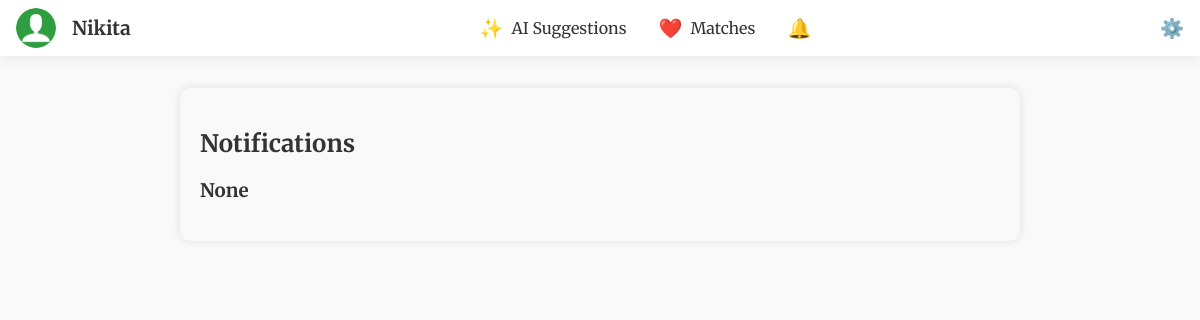
The page /notifications (signed in) on the database as committed earlier.
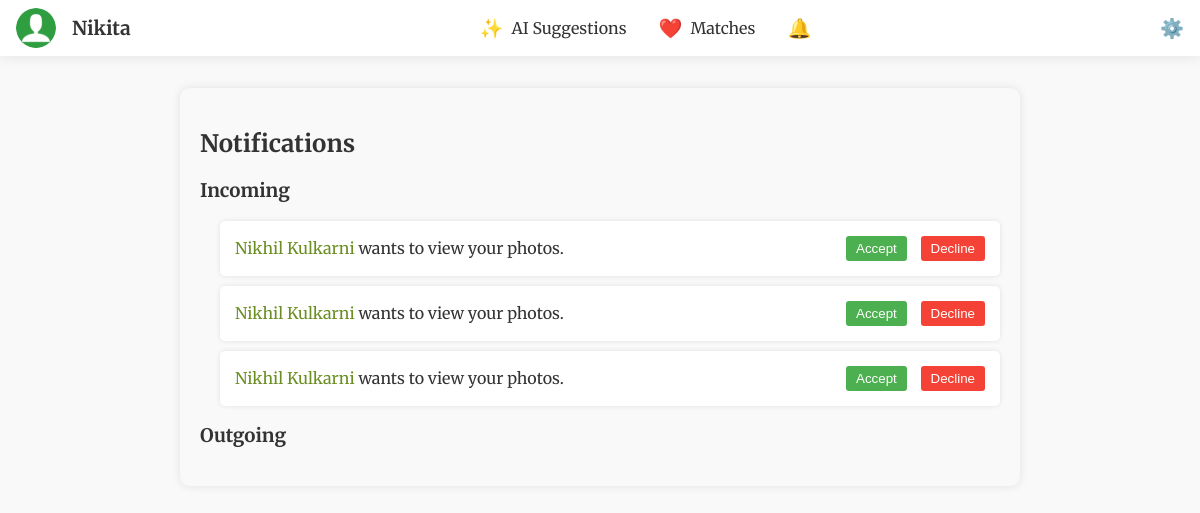
The same page on the database as committed later.
### tables this page shows
CREATE TABLE "photo_reveals" (
	"id"	INTEGER,
	"requester_id"	INTEGER,
	"requestee_id"	INTEGER,
	"status"	TEXT DEFAULT 'pending',
	"message"	TEXT,
	FOREIGN KEY("requestee_id") REFERENCES "users"("id"),
	FOREIGN KEY("requester_id") REFERENCES "users"("id"),
	PRIMARY KEY("id" AUTOINCREMENT)
);

CREATE TABLE "users" (
	"id"	INTEGER,
	"username"	TEXT NOT NULL UNIQUE,
	"password"	TEXT NOT NULL,
	"about"	TEXT,
	"name"	TEXT,
	"age"	INTEGER,
	"gender"	TEXT,
	"looking_for"	TEXT,
	"location"	TEXT,
	"latitude"	REAL,
	"longitude"	REAL,
	"email"	TEXT,
	"tel"	TEXT,
	"instagram"	TEXT,
	"telegram"	TEXT,
	PRIMARY KEY("id" AUTOINCREMENT)
);

### app.py (the view)
@app.route('/notifications')
def notifications():
    if 'user_id' not in session:
        return redirect(url_for('login'))
    user_id = session['user_id']
    conn = get_db_connection()
    photo_reveals = conn.execute('''
        SELECT photo_reveals.requester_id, users.username, users.name, photo_reveals.status
        FROM photo_reveals
        JOIN users ON photo_reveals.requester_id = users.id
        WHERE photo_reveals.requestee_id = ? AND photo_reveals.status = 'pending'
    ''', (user_id,)).fetchall()
    contact_shares = conn.execute('''
        SELECT contact_shares.requester_id, users.username, users.name, contact_shares.status
        FROM contact_shares
        JOIN users ON contact_shares.requester_id = users.id
        WHERE contact_shares.requestee_id = ? AND contact_shares.status = 'pending'
    ''', (user_id,)).fetchall()
    photo_reveal_notifications = conn.execute('SELECT message, id, "photo" as type FROM photo_reveals WHERE requester_id = ? AND message IS NOT NULL AND message != "Acknowledged" ORDER BY id DESC', (user_id,)).fetchall()
    contact_share_notifications = conn.execute('SELECT message, id, "contact" as type FROM contact_shares WHERE requester_id = ? AND message IS NOT NULL AND message != "Acknowledged" ORDER BY id DESC', (user_id,)).fetchall()
    notifications = photo_reveal_notifications + contact_share_notifications
    notifications.sort(key=lambda x: x['id'], reverse=True)
    conn.close()
    return render_template('notifications.html', notifications=notifications, photo_reveals=photo_reveals, contact_shares=contact_shares)

### app.py (called while the page is built)
def get_db_connection():
    retries = 5
    while retries > 0:
        try:
            conn = sqlite3.connect(users_table, check_same_thread=False)
            conn.row_factory = sqlite3.Row
            return conn
        except sqlite3.OperationalError as e:
            if 'database is locked' in str(e):
                time.sleep(1)
                retries -= 1
            else:
                raise e
    raise Exception("Database is locked for too long, giving up.")

@app.context_processor
def inject_user():
    return dict(user=g.user, matches=g.matches, saved_profiles=g.saved_profiles,notification_count = g.notification_count)

### templates/notifications.html (shortened to what this page needs)
{% extends "base.html" %}
{% block content %}
<div class="notification-container">
    <h2>Notifications</h2>
    {% if notification_count == 0 %}
    <h3>None</h3>
    {% endif %}
    {% if notification_count %}
    <h3>Incoming</h3>
    <ul>
        {% for request in photo_reveals %}
            <li>
                <span><a href="{{ url_for('view_profile', user_id=request.requester_id) }}">{{ request.name }}</a> wants to view your photos.</span>
                <div>
                    <button class="accept-request" data-request-id="{{ request.requester_id }}" data-request-type="photo">Accept</button>
                    <button class="decline-request" data-request-id="{{ request.requester_id }}" data-request-type="photo">Decline</button>
                </div>
            </li>
        {% endfor %}
    </ul>
    <h3>Outgoing</h3>
    {% endif %}
</div>
{% endblock %}

Rows that differ between the two databases and show on the page:
added photo_reveals: name "Nikhil Kulkarni"
added photo_reveals: name "Nikhil Kulkarni"
added photo_reveals: name "Nikhil Kulkarni"
Other text that changed with them:
text no longer shown: "None"
text now shown: "Incoming Outgoing"
